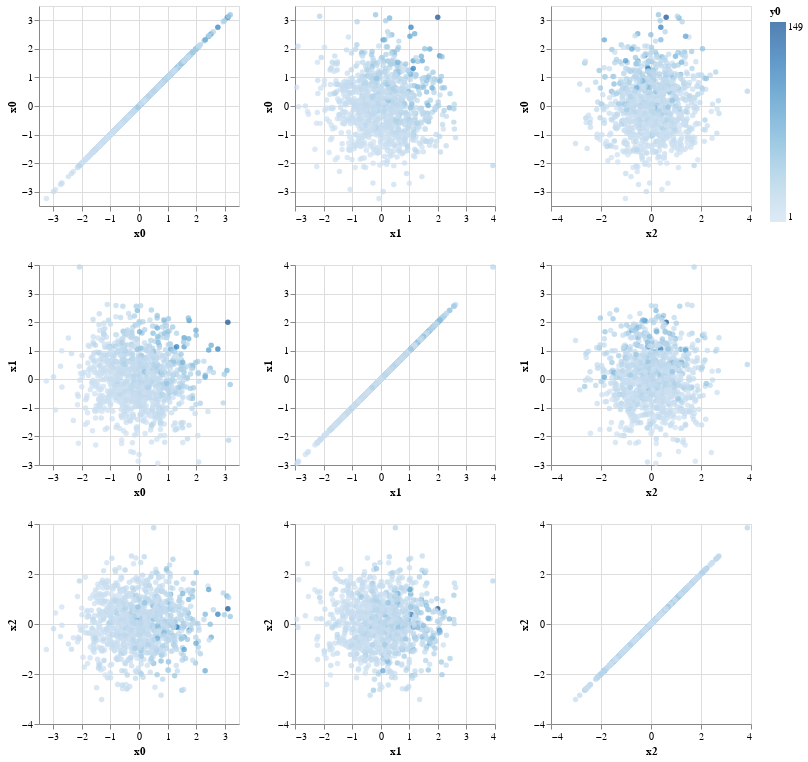

Notebook code cell kept with this figure:
### Code cell
chart = AltChart(data=df, size=(1, 1)).facet(rows=['x0', 'x1', 'x2'], columns=['x0', 'x1', 'x2'], color='y0', width=200, height=200, pos=(0, 0))
chart.display()

### Figure 1 — Vega-Lite specification as saved in the notebook (floating-point values rounded to 4 significant figures; data arrays with more than 128 entries replaced by an {"elided": "..."} marker saying what was removed)
{"$schema": "https://vega.github.io/schema/vega-lite/v3.4.0.json", "config": {"mark": {"tooltip": null}, "view": {"height": 300, "width": 400}}, "datasets": {"data-6412e44a84107897cf15d626116f643f": {"elided": "1000 records"}}, "vconcat": [{"hconcat": [{"repeat": {"column": ["x0", "x1", "x2"], "row": ["x0", "x1", "x2"]}, "spec": {"data": {"name": "data-6412e44a84107897cf15d626116f643f"}, "encoding": {"color": {"field": "y0", "type": "quantitative"}, "x": {"field": {"repeat": "column"}, "type": "quantitative"}, "y": {"field": {"repeat": "row"}, "type": "quantitative"}}, "height": 200, "mark": "circle", "width": 200}}]}]}
